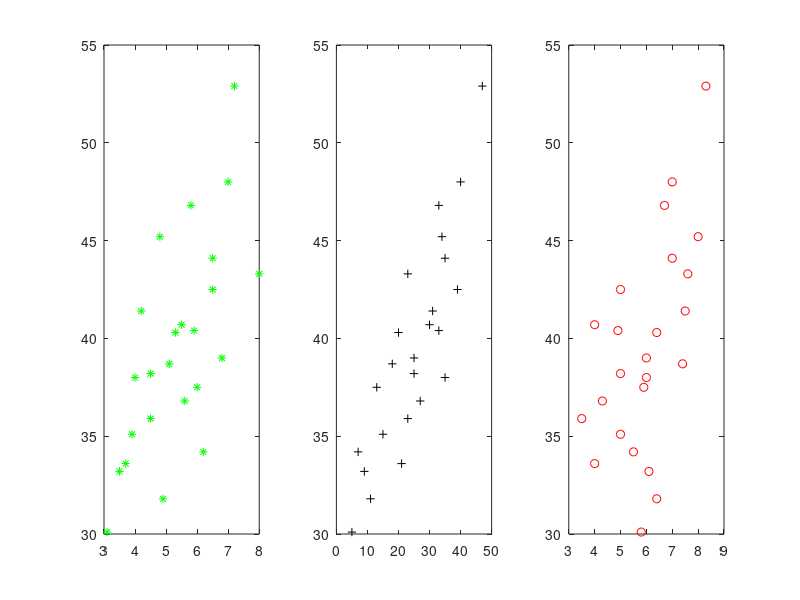

Source code (MATLAB):
clear, clear all, close all

%% 数据准备
x1 = [3.5, 5.3, 5.1, 5.8, 4.2, 6.0, 6.8, 5.5, 3.1, 7.2, 4.5, 4.9, 8.0, 6.5, 6.5, 3.7, 6.2, 7.0, 4.0, 4.5, 5.9, 5.6, 4.8, 3.9];
x2 = [9 20 18 33 31 13 25 30 5 47 25 11 23 35 39 21 7 40 35 23 33 27 34 15];
x3 = [6.1, 6.4, 7.4, 6.7, 7.5, 5.9, 6.0, 4.0, 5.8, 8.3, 5.0, 6.4, 7.6, 7.0, 5.0, 4.0, 5.5, 7.0, 6.0, 3.5, 4.9, 4.3, 8.0, 5.0];
Y = [33.2 40.3 38.7 46.8 41.4 37.5 39.0 40.7 30.1 52.9 38.2 31.8 43.3 44.1 42.5 33.6 34.2 48.0 38.0 35.9 40.4 36.8 45.2 35.1];
subplot(1,3,1), plot(x1, Y, 'g*'),
subplot(1,3,2), plot(x2, Y, 'k+'),
subplot(1,3,3), plot(x3, Y, 'ro'),

%% 多元回归
n = 24; 
m = 3;
X = [ones(n,1), x1', x2', x3'];
[b, bint, r, rint, s] = regress(Y', X, 0.05);